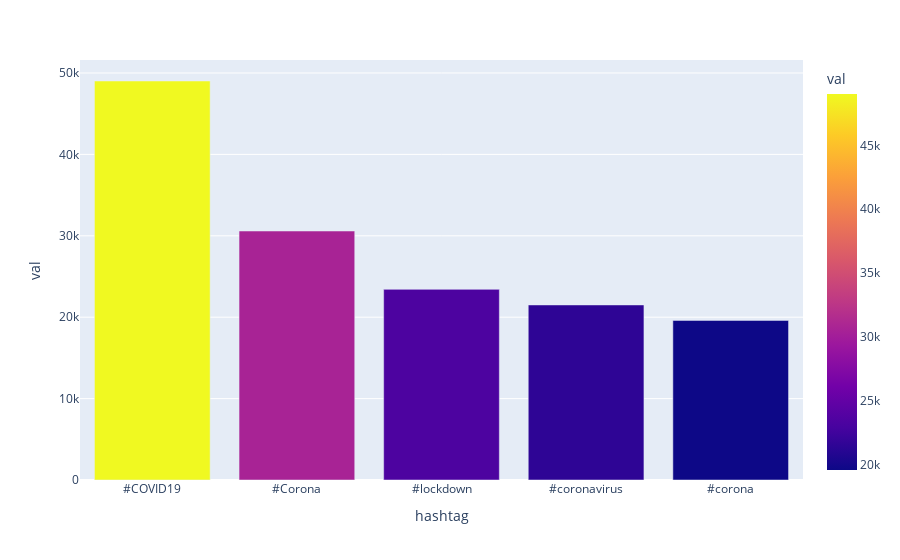

The notebook cell this image was saved under:
### Code cell
configure_plotly_browser_state()
import plotly.express as px
fig = px.bar(df_hashtag, x='hashtag', y='val' , hover_data=['val'], color='val')
fig.show()

### Figure 1 — Plotly figure (JSON) as saved in the notebook; plotly's stock layout.template omitted (floating-point values rounded to 4 significant figures)
{"data": [{"textposition": "auto", "hovertemplate": "hashtag=%{x}<br>val=%{marker.color}", "showlegend": false, "legendgroup": "", "name": "", "yaxis": "y", "customdata": [[49016], [30586], [23420], [21504], [19609]], "y": [49016, 30586, 23420, 21504, 19609], "hoverlabel": {"namelength": 0}, "offsetgroup": "", "xaxis": "x", "marker": {"color": [49016, 30586, 23420, 21504, 19609], "coloraxis": "coloraxis"}, "x": ["#COVID19", "#Corona", "#lockdown", "#coronavirus", "#corona"], "alignmentgroup": "True", "type": "bar", "orientation": "v"}], "layout": {"yaxis": {"domain": [0, 1], "anchor": "x", "title": {"text": "val"}}, "barmode": "relative", "xaxis": {"domain": [0, 1], "anchor": "y", "title": {"text": "hashtag"}}, "margin": {"t": 60}, "legend": {"tracegroupgap": 0}, "coloraxis": {"colorbar": {"title": {"text": "val"}}, "colorscale": [[0, "#0d0887"], [0.1111, "#46039f"], [0.2222, "#7201a8"], [0.3333, "#9c179e"], [0.4444, "#bd3786"], [0.5556, "#d8576b"], [0.6667, "#ed7953"], [0.7778, "#fb9f3a"], [0.8889, "#fdca26"], [1, "#f0f921"]]}}}
